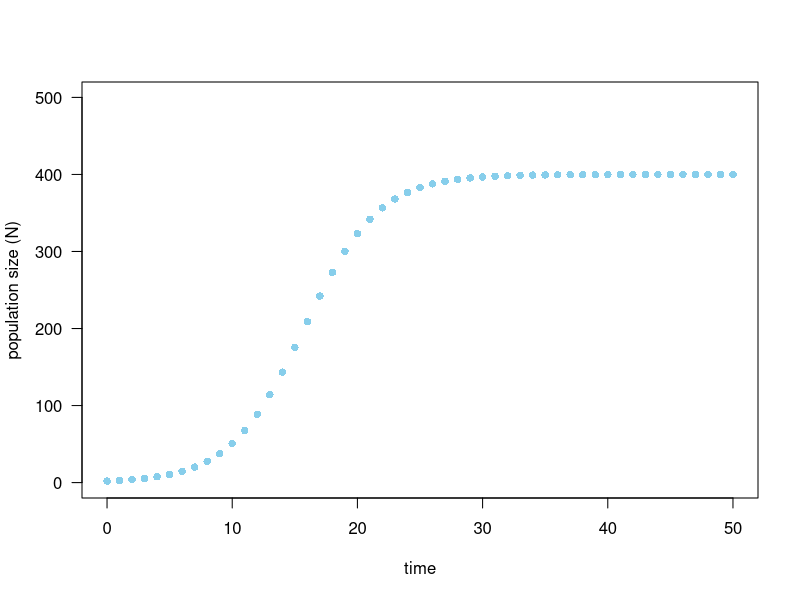
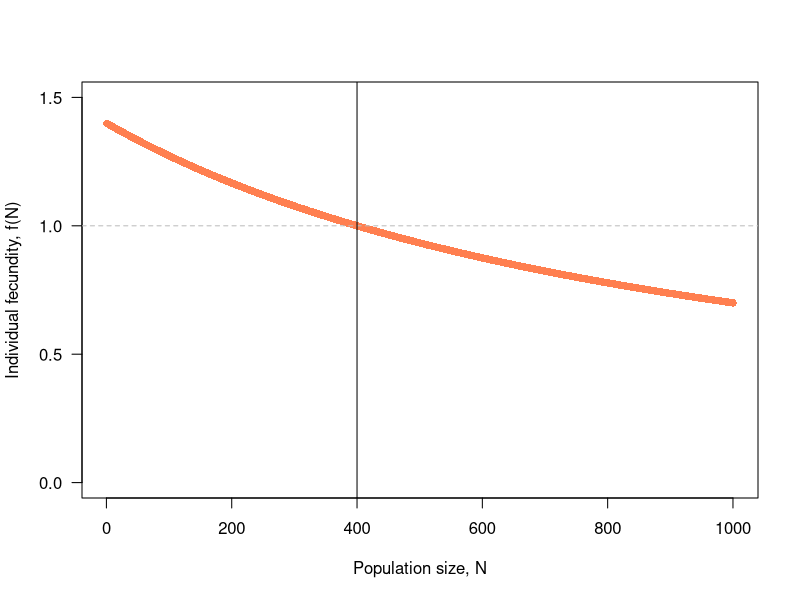
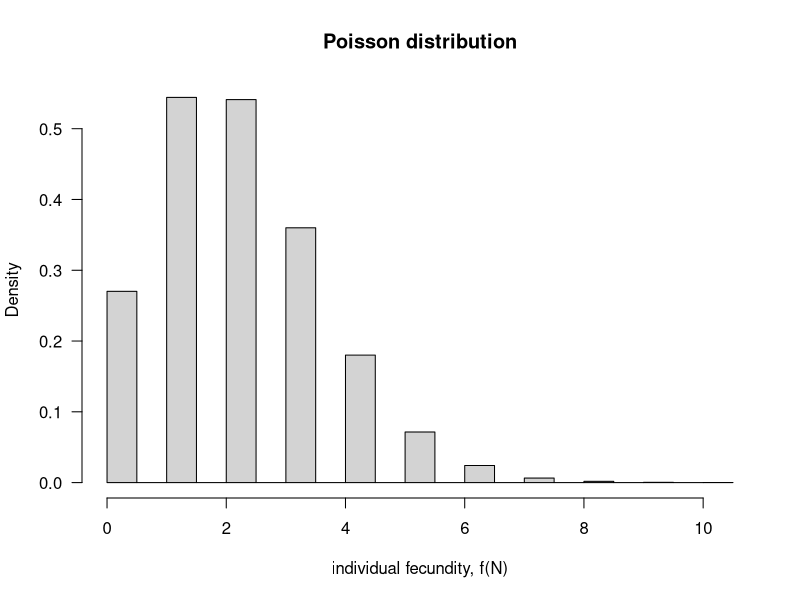
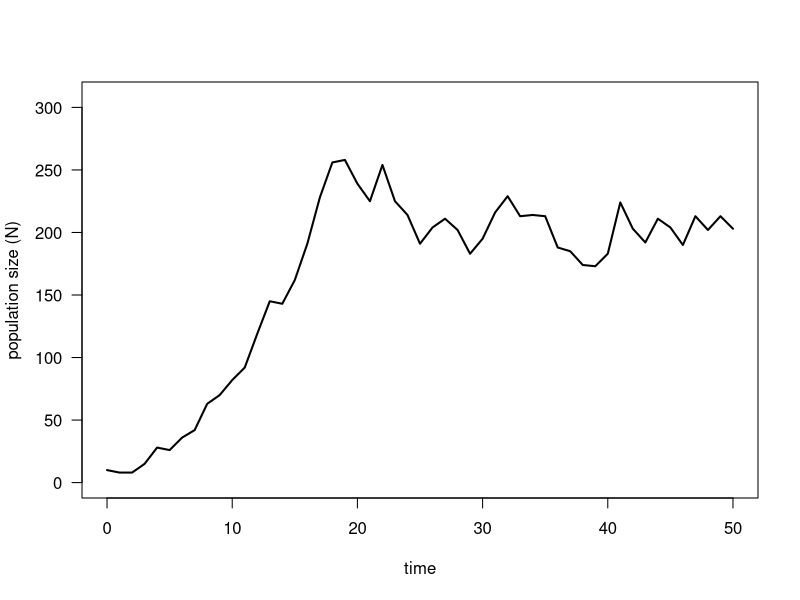
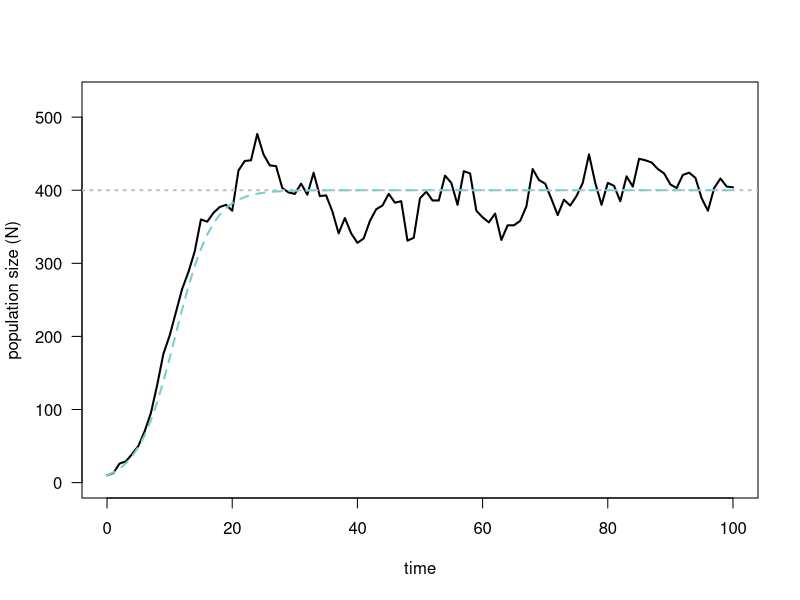
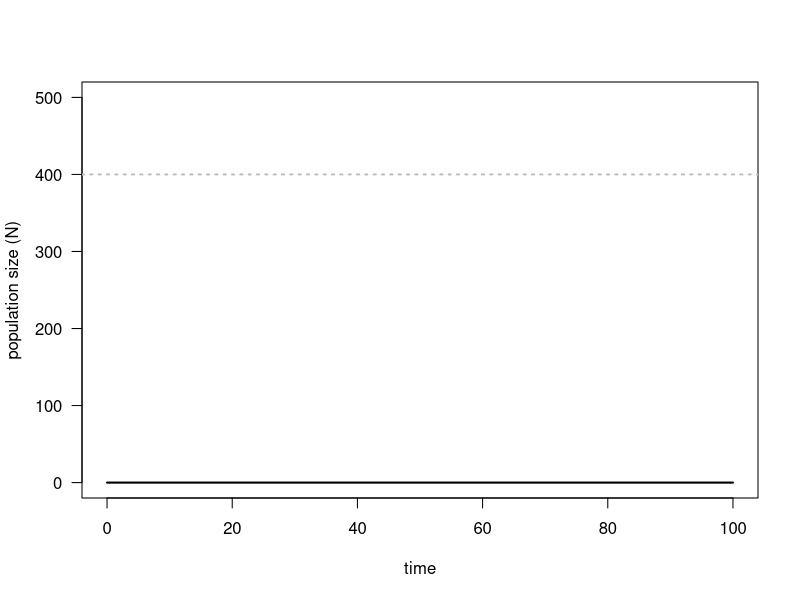
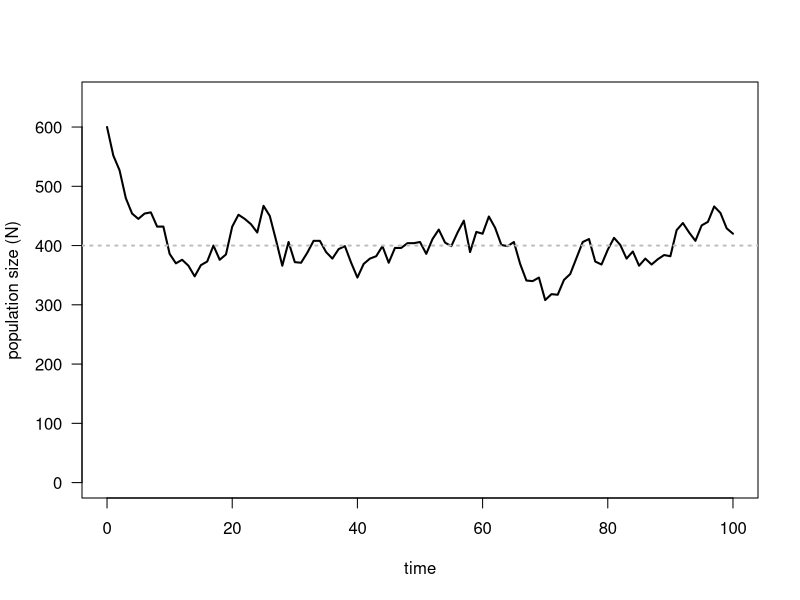
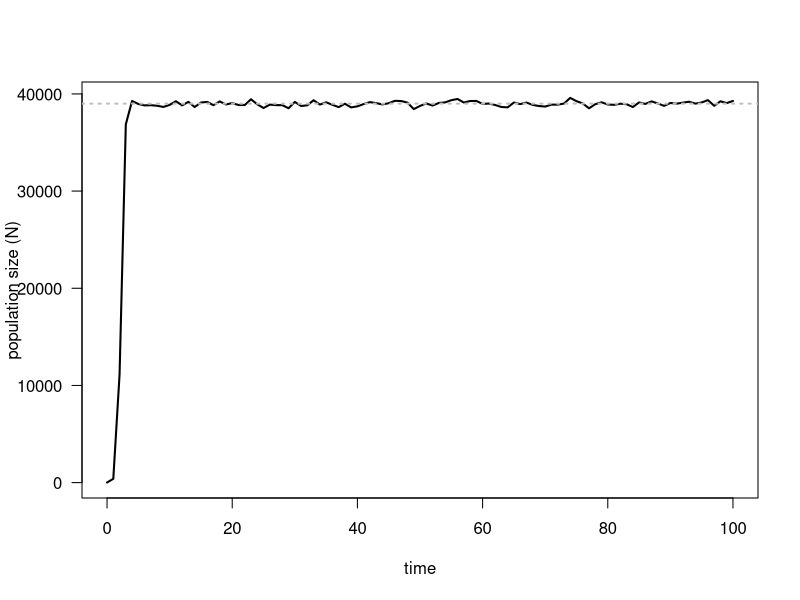

The R source for these figures, in order:


rm(list=ls())
set.seed(321)


# THE DETERMINISTIC MODEL ................................ ----
# pop growth        ----
# function definition:
# this function computes the deterministic population growth IN ABSENCE OF STOCHASTICITY (click on small triangle to unfold the function definition)
logisticGrowth_BevHolt_math <- function(N0=2, b=0.001, l_max=1.4, years=100){ 
  
  Nadlt    <- N0                                 # set initial adult number (with input parameter "N0")
  dataMath <- NULL                               # set object where you want to save the summary statistics
  dataMath <- rbind(dataMath, c(0, N0))          # save summary stats for initial condition (1st column: year=0, 2nd column, N=N0)
  
  for(t in 1:years){                             # loop through the years (where the number of years is determined by input parameter "years")
    
    indFec   <- l_max / (1 + b * Nadlt)          # compute avg. individual fecundity following Beverton-Holt (with input parameters "b" and "l_max")
    Noff     <- Nadlt * indFec                   # compute total number of offspring individuals
    Nadlt    <- Noff                             # all adults die & offspring become adults (offspring overwrite adults)
    dataMath <- rbind(dataMath, c(t, Nadlt))     # save stats
    
  }
  colnames(dataMath) <- c("year", "N")
  
  return(dataMath)
  
}

# function usage:
dataMath <- logisticGrowth_BevHolt_math(N0=2, b=0.001, l_max=1.4, years=50)
plot( x=dataMath[,1], y=dataMath[,2], col="skyblue", lty=1, lwd=3, las=1, type="p", pch=16, xlab="time", ylab="population size (N)", ylim=c(0,max(dataMath[,2])+100)) # 

# fecundity         ----
# in the following lines, the fecundity is plotted (y-axis) against population size (x-axis)
b     <- 0.001   # competition coefficient
l_max <- 1.4     # max. fecundity at very low densities
N     <- 1:1000  # possible population sizes
fec   <- l_max / (1 + b * N)
plot(x=N, y=fec, type="p", pch=16, lwd=2, col="coral", las=1, ylim=c(0,1.5), xlab="Population size, N", ylab="Individual fecundity, f(N)")
abline(h=1, col="gray", lty=2)
rm(b, l_max, N, fec) # removing the parameters from the workspace again.

# carrying capacity ----
# this function computes the expected carrying capacity from b and l_max
logisticGrowth_BevHolt_K <- function(b=0.001, l_max=1.4){ 
  # this function computes the expected carrying capacity IN ABSENCE OF STOCHASTICITY
  
  carryingCapacity <- (l_max - 1) / b
  return( carryingCapacity )
  
}
abline(v=logisticGrowth_BevHolt_K(b=0.001, l_max=1.4)) # adding a line to a plot using the function abline, while the parameter v stands for "vertical"

#                   ----
# INDIVIDUAL-BASED SIMULATIONS ........................... ----
# stochastic fec    ----
# we will sample the individual fecundity from a Poisson distribution (check wikipedia for more information)
# The Poisson is a discrete distribution (result in whole numbers / integers). This makes sense for fecundity.

hist(rpois(n=100000, lambda=2)+0.001, main="Poisson distribution", xlab="individual fecundity, f(N)", las=1, freq = F)   #lambda is expected value of function

# change lambda to see the probability distribution with other mean fecundities.

# define function   ----
# this function simulates one replicate of logistic growth with stochastic fecundity
logisticGrowth_BevHolt_sim <- function(N0=2, b=0.001, l_max=1.4, years=50){
  
  # example input ........................................................
  # inside a function, you can only use the input parameters (the parameters inside of function() ...). Every other parameter in the workspace cannot be used.
  # When writing your function, it is often helpful to define a set of example input parameters to see how the function works. Uncomment the following line (remove the hashtag) and run it.
  #N0<-2; b<-0.001; l_max<-1.4; years<-50 # example input parameters for coding purposes
  # However, comment the previous line again when you are done with coding the function !!! Otherwise, your input parameters will always be overwritten.
  
  # 0) set initial population matrix .....................................
  ADLT           <- matrix(1, ncol=1, nrow=N0)     # Create a population called "ADLT" that consists of N0 individuals (the initial population size) with one state variable "patch"
  colnames(ADLT) <- "patch"                        # Here, each individual is located in patch=1
  
  sumStats      <- NULL                            # Create the object "sumStats" that stores the summary statistics during your simulations. Let it be empty in the beginning.
  sumStats      <- rbind(sumStats, c(0,N0))        # Then, fill this object with the initial conditions (time is zero, and population size is N0)
  
  # loop through the annual events ......................................
  for(t in 1:years){ # t<-2
    
    # 1) reproduction (adults produce offspring)
    N       <- nrow(ADLT)                           # At the beginning of each year, first compute the population size "N"
    Fec     <- l_max / (1+b*N)                      # Then compute the average fecundity of each adult based on this population size N (and the input parameters b and l_max)
    indFec  <- rpois(n=N, lambda=Fec)               # STOCHASTIC INDIVIDUAL FECUNDITY: now pick for each of the N individuals the fecundity from a poisson distribution with mean=Fec
    OFF     <- matrix(1, ncol=1, nrow= sum(indFec)) # Create the offspring population (where the row number is identical to the sum of the adult fecundities).
    colnames(OFF) <- "patch"                        # Again, all offspring are located in patch=1.
    
    # 2) aging (adults die, offspring become adults)
    ADLT     <- OFF                                 # overwrite the matrix ADLT with OFF (that means that all adults die and the entire population is now made up of offspring that just became adults)
    rm(OFF)                                         # remove the matrix OFF from workspace (not obligatory, but good coding practice)
    
    # 3) store summary statistics
    sumStats <- rbind(sumStats, c(t,nrow(ADLT)))    # extract summery statistics and store them in sumStats
    
  }
  colnames(sumStats) <- c("year", "size")
  
  return(sumStats)
  
  # ! don't forget to put back the # before the example input parameter
  
}

# first test run    ----
# run a first test simulation and have a look at the output
simOutput <- logisticGrowth_BevHolt_sim(N0=10, b=0.002, l_max=1.4, years=50) 

plot(x=simOutput[,column=1], y=simOutput[,column=2], lwd=2, type="l", xlab="time", ylab="population size (N)", las=1, ylim=c(0,max(simOutput[,2]+50)))

# debugging         ----
# 1) personal code checking (does the code make sense?)
# 2) error message in R ?
# 3) do some plots and play a bit with the parameters (do the results make sense?)
# 4) compare to mathematical expectation
# a) carrying capacity
simOutput <- logisticGrowth_BevHolt_sim(N0=10, b=0.001, l_max=1.4, years=100)
K         <- logisticGrowth_BevHolt_K(         b=0.001, l_max=1.4)
plot(  x=simOutput[,column=1], y=simOutput[,column=2], lwd=2, type="l", xlab="time", ylab="population size (N)", las=1,ylim=c(0,max(simOutput[,2]+50)))
abline(h=K, lty=3, col="gray", lwd=2) # this adds a line at the carrying capacity predicted by the mathematical model
rm(K)

# b) growth tragectory
dataMath <- logisticGrowth_BevHolt_math(N0=10, b=0.001, l_max=1.4, years=100)
lines(x=dataMath[,1], y=dataMath[,2], col="darkslategray3", lty=2, lwd=2)

# 5) extreme scenario tests
# a) what happens when we start with zero individuals ?
simOutput <- logisticGrowth_BevHolt_sim(N0=0, b=0.001, l_max=1.4, years=100)
plot(x=simOutput[,1], y=simOutput[,2], lwd=2, type="l", xlab="time", ylab="population size (N)", las=1, ylim=c(0,500))
abline(h=logisticGrowth_BevHolt_K(b=0.001, l_max=1.4), lty=3, col="gray", lwd=2) # this is the carrying capacity predicted by the mathematical model

# b) what happens when we start with with population size larger than the carrying capacity ?
simOutput <- logisticGrowth_BevHolt_sim(N0=600, b=0.001, l_max=1.4, years=100)
plot(x=simOutput[,1], y=simOutput[,2], lwd=2, type="l", xlab="time", ylab="population size (N)", las=1, ylim=c(0,650))
abline(h=logisticGrowth_BevHolt_K(b=0.001, l_max=1.4), lty=3, col="gray", lwd=2) # this is the carrying capacity predicted by the mathematical model

# c) what happens at extreme fecundities ?
simOutput <- logisticGrowth_BevHolt_sim(N0=10, b=0.001, l_max=40, years=100)
plot(x=simOutput[,1], y=simOutput[,2], lwd=2, type="l", xlab="time", ylab="population size (N)", las=1, ylim=c(0,max(simOutput[,2]+50)))
abline(h=logisticGrowth_BevHolt_K(b=0.001, l_max=40), lty=3, col="gray", lwd=2) # this is the carrying capacity predicted by the mathematical model


#                   ----
# SIMULATION DESIGN ...................................... ----
# replicates        ----
set.seed(134)   # this allows to replicate results, despite stochasticity. Everybody running this script then should get the same results/plot
simOutput <- NULL
for(r in 1:10){ # running 10 replicates (independent simulation runs)
  
  simOutput <- cbind(simOutput, logisticGrowth_BevHolt_sim(N0=3, b=0.001, l_max=1.4, years=50)[,2])  # store the population sizes of each replicate in a single matrix
  
}

# plot the replicates beside each other:
plot( x=0:50, y=simOutput[,1], lwd=1, col="gray", type="l", xlab="time", ylab="population size (N)", las=1, ylim=c(0,500))
lines(x=0:50, y=simOutput[,2], lwd=1, col="gray")
lines(x=0:50, y=simOutput[,3], lwd=1, col="gray")
lines(x=0:50, y=simOutput[,4], lwd=1, col="gray")
lines(x=0:50, y=simOutput[,5], lwd=1, col="gray")
lines(x=0:50, y=simOutput[,6], lwd=1, col="gray")
lines(x=0:50, y=simOutput[,7], lwd=1, col="gray")
lines(x=0:50, y=simOutput[,8], lwd=1, col="gray")
lines(x=0:50, y=simOutput[,9], lwd=1, col="gray")
lines(x=0:50, y=simOutput[,10], lwd=1, col="gray")


#Alternative plotting (With Color)----------------------------------

simOutput<- logisticGrowth_BevHolt_sim(N0=5, b=0.001, l_max=1.6, years=50) 
plot(x=simOutput[,1], y=simOutput[,2], col = (rgb(runif(1), runif(1), runif(1), alpha=0.3)), lwd=2, type="l", xlab="time", ylab="population size (N)", las=1, ylim=c(0,max(simOutput[,2])+100))
for(r in 1:10){ # running 10 replicates (independent simulation runs)
  
  simOutput<- logisticGrowth_BevHolt_sim(N0=5, b=0.001, l_max=1.6, years=50)  # store the population sizes of each replicate in a single matrix
  lines(x=simOutput[,1], y=simOutput[,2], col = (rgb(runif(1), runif(1), runif(1), alpha=0.3)) , lwd=2, type="l", xlab="time", ylab="population size (N)", las=1, ylim=c(0,500))
}


# -----------------------------------------

dataMath <- logisticGrowth_BevHolt_math(N0=3, b=0.001, l_max=1.4, years=50)
lines(x=dataMath[,1], y=dataMath[,2], col="black", lty=1, lwd=2)

# init. conditions  ----
# when using a slightly different seed, we "suddenly" observe population extinction. 
set.seed(111)    
simOutput <- NULL
for(r in 1:10){ # running 10 replicates (independent simulation runs)
  
  simOutput <- cbind(simOutput, logisticGrowth_BevHolt_sim(N0=3, b=0.001, l_max=1.4, years=50)[,2])  # store the population sizes of each replicate in a single matrix
  
}
# plot the replicates beside each other:
plot( x=0:50, y=simOutput[,1], lwd=1, col="gray", type="l", xlab="time", ylab="population size (N)", las=1, ylim=c(0,500))
lines(x=0:50, y=simOutput[,2], lwd=1, col="gray")
lines(x=0:50, y=simOutput[,3], lwd=1, col="gray")
lines(x=0:50, y=simOutput[,4], lwd=1, col="gray")
lines(x=0:50, y=simOutput[,5], lwd=1, col="gray")
lines(x=0:50, y=simOutput[,6], lwd=1, col="gray")
lines(x=0:50, y=simOutput[,7], lwd=1, col="gray")
lines(x=0:50, y=simOutput[,8], lwd=1, col="gray")
lines(x=0:50, y=simOutput[,9], lwd=1, col="gray")
lines(x=0:50, y=simOutput[,10], lwd=1, col="gray")

dataMath <- logisticGrowth_BevHolt_math(N0=3, b=0.001, l_max=1.4, years=50)
lines(x=dataMath[,1], y=dataMath[,2], col="black", lty=1, lwd=2)
# What is happening here?

# Instead, when we would start our simulations with much larger N0, we would never observe population extinction. Run the following lines over and over again to test this.
simOutput <- logisticGrowth_BevHolt_sim( N0=100, b=0.001, l_max=1.4, years=100)
dataMath  <- logisticGrowth_BevHolt_math(N0=100, b=0.001, l_max=1.4, years=100)
plot( x=0:100, y=simOutput[,2], lwd=1, col="gray", type="l", xlab="time", ylab="population size (N)", las=1, ylim=c(0,650))
lines(x=dataMath[,1], y=dataMath[,2], col="black", lty=1, lwd=2)
# This result illustrates that the initial simulation conditions matter. Chose them wisely.

# burn-in           ----
# When we run simulations, the simulated population often changes quite strongly in the beginning (as in the previous examples).
# These dynamics heavily depend on the initial conditions.
# However, in many occasions we want to come to conclusions that are independent of the initial conditions. 
# For instance, sometimes we want to know the equilibrium state when all processes balanced out.
# And even when we are interested in temporal dynamics, we need to initiate these dynamics from an equilibrium state. 
# Otherwise we cannot be sure whether the dynamics are the result of the initial condition or date back to some perturbation (for instance environmental changes).
# Therefore, you need to run the simulations for a "burn-in" period, and only after this "burn-in" extract summary statistics or initiate temporal changes.
# Here is an example
simOutput <- NULL
for(r in 1:200){  # simulation of 200 replicates
  # run simulations for 200 years of "burn-in" and store all N values in a matrix. In "simOutput", each column holds the N values of a single replicate. Each row holds data for a specific year
  simOutput <- cbind(simOutput, logisticGrowth_BevHolt_sim(N0=100, b=0.001, l_max=1.4, years=200)[,2]) 
}
Nt200 <- simOutput[200,]            # here we only use the data of the last year (row=200)
mean(Nt200); min(Nt200); max(Nt200) # and compute the avg. over replicates afte the burn-in
hist(Nt200, xlim=c(200,600))        # Recall that the math. model predicts a carrying capacity of 400
# Also note that this result changes quite dramatically when starting the simulations with a single individual (N0=1)
# And we get very different result when teh burn-in period is to short (e.g. after only 10 years). 

# parameter space   ----
lambda_val <- c(seq(1.5,5,0.5))                                        # here, we specify which l_max values we want to explore
summary    <- NULL                                                     # define object to collect data for each l_max value
for(a in 1:length(lambda_val)){                                        # loop through the parameter space (all l_max values)
  
  simOutput <- NULL                                                    # set summary data for specific l_max to NULL
  for(r in 1:100){                                                     # simulate 200 replicates for each l_max
    # Run simulations for 200 years of "burn-in" and add data to sinOutput.
    # Note that the "l_max" value is updated for every loop cycle of the outer loop ("a")! That means in the first loop cycle through the parameter space a=1 and l_max will be lambda_val[1], the first entry of lambda_val. In the second cycle, a=2 ...
    simOutput <- cbind(simOutput, logisticGrowth_BevHolt_sim(N0=100, b=0.001, l_max=lambda_val[a], years=200)[,2]) 
  }
  Nt200   <- simOutput[200,]                                             # here we only use the data of the last year (= 200 years of burn-in)
  summary <- rbind(summary, c(lambda_val[a], mean(Nt200), min(Nt200), max(Nt200)))  # Store the average over 100 replicates after 200 years of burn-in in summary
  
}
colnames(summary) <- c("l_max", "avg. N", "min N", "max N")

plot(x=summary[,1], y=summary[,2], pch=16, las=1, xlab="l_max", ylab="mean N", ylim=c(0,5000))
points(x=lambda_val, y=logisticGrowth_BevHolt_K(b=0.001, l_max=lambda_val), col="skyblue", cex=2)
segments(x0=summary[,1], y0=summary[,3], x1=summary[,1], y1=summary[,4], col="black", lwd=1)

#                                                          ----
#                   ----
#                   ----


